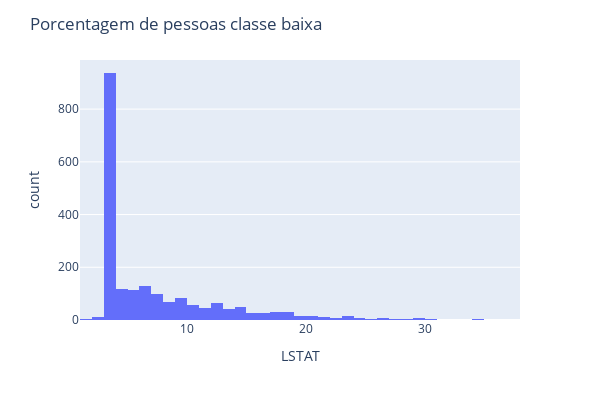

The notebook cell saved with this chart:
### Code cell
hist = px.histogram(df, x = "LSTAT", nbins = 60)
hist.update_layout(width = 600, height = 400, title_text = "Porcentagem de pessoas classe baixa")
hist.show()

### Figure 1 — Plotly figure (JSON) as saved in the notebook; plotly's stock layout.template omitted (floating-point values rounded to 4 significant figures; data arrays with more than 128 entries replaced by an {"elided": "..."} marker saying what was removed)
{"data": [{"alignmentgroup": "True", "bingroup": "x", "hovertemplate": "LSTAT=%{x}<br>count=%{y}<extra></extra>", "legendgroup": "", "marker": {"color": "#636efa", "pattern": {"shape": ""}}, "name": "", "nbinsx": 60, "offsetgroup": "", "orientation": "v", "showlegend": false, "type": "histogram", "x": {"elided": "2040 float values"}, "xaxis": "x", "yaxis": "y"}], "layout": {"barmode": "relative", "height": 400, "legend": {"tracegroupgap": 0}, "margin": {"t": 60}, "title": {"text": "Porcentagem de pessoas classe baixa"}, "width": 600, "xaxis": {"anchor": "y", "domain": [0, 1], "title": {"text": "LSTAT"}}, "yaxis": {"anchor": "x", "domain": [0, 1], "title": {"text": "count"}}}}
